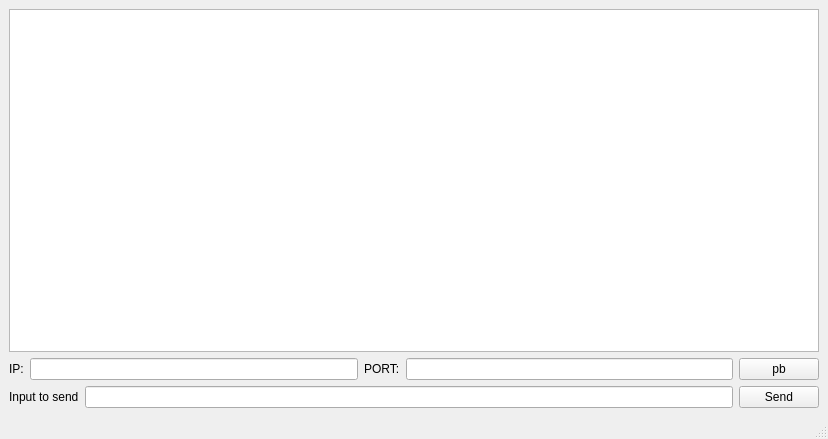
<?xml version="1.0" encoding="UTF-8"?>
<ui version="4.0">
 <class>MainWindowClient</class>
 <widget class="QMainWindow" name="MainWindowClient">
  <property name="geometry">
   <rect>
    <x>0</x>
    <y>0</y>
    <width>828</width>
    <height>439</height>
   </rect>
  </property>
  <property name="windowTitle">
   <string>MainWindowClient</string>
  </property>
  <widget class="QWidget" name="centralwidget">
   <layout class="QVBoxLayout" name="verticalLayout">
    <item>
     <widget class="QTextEdit" name="te_Log"/>
    </item>
    <item>
     <layout class="QHBoxLayout" name="horizontalLayout">
      <item>
       <widget class="QLabel" name="label_2">
        <property name="text">
         <string>IP:</string>
        </property>
       </widget>
      </item>
      <item>
       <widget class="QLineEdit" name="le_IP"/>
      </item>
      <item>
       <widget class="QLabel" name="label_3">
        <property name="text">
         <string>PORT:</string>
        </property>
       </widget>
      </item>
      <item>
       <widget class="QLineEdit" name="le_PORT"/>
      </item>
      <item>
       <widget class="QPushButton" name="pb_Connect">
        <property name="text">
         <string>pb</string>
        </property>
       </widget>
      </item>
     </layout>
    </item>
    <item>
     <layout class="QHBoxLayout" name="horizontalLayout_2">
      <item>
       <widget class="QLabel" name="label">
        <property name="text">
         <string>Input to send</string>
        </property>
       </widget>
      </item>
      <item>
       <widget class="QLineEdit" name="le_Send"/>
      </item>
      <item>
       <widget class="QPushButton" name="pb_Send">
        <property name="text">
         <string>Send</string>
        </property>
       </widget>
      </item>
     </layout>
    </item>
   </layout>
  </widget>
  <widget class="QMenuBar" name="menubar">
   <property name="geometry">
    <rect>
     <x>0</x>
     <y>0</y>
     <width>828</width>
     <height>23</height>
    </rect>
   </property>
  </widget>
  <widget class="QStatusBar" name="statusbar"/>
 </widget>
 <resources/>
 <connections/>
</ui>
